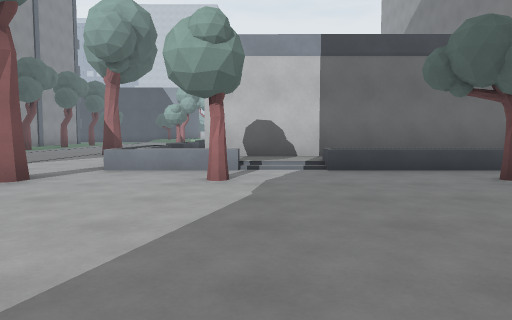
[1] (above)

24 first-person views from a walk through a level from a Godot 3-D game. The camera is 1.2 m above the floor, tilts 4° down and sees 70° across. The floor is counted in squares, 2 m on a side. Each view is taken from the middle of a square. On the plan, view 1 faces up. The plan holds only what a view shows up to about 10 squares ahead; the rest is blank. The place goes on beyond the plan. Characters and animated objects are not drawn. Surface patterns are stand-ins for the level's own textures.

[2]
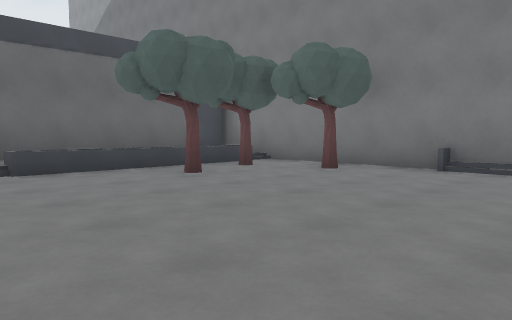

[3]
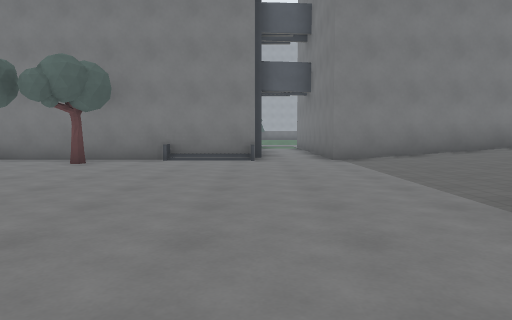

[4]
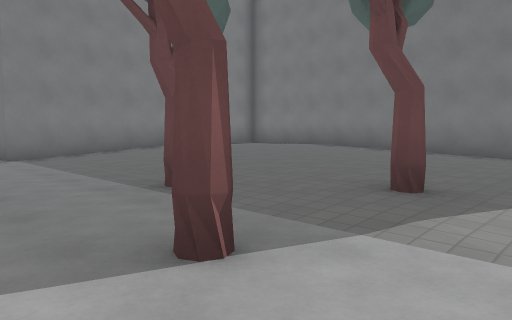

[5]
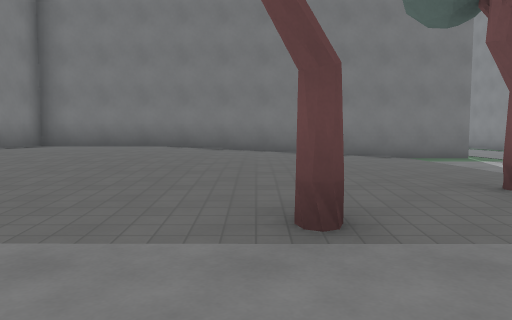

[6]
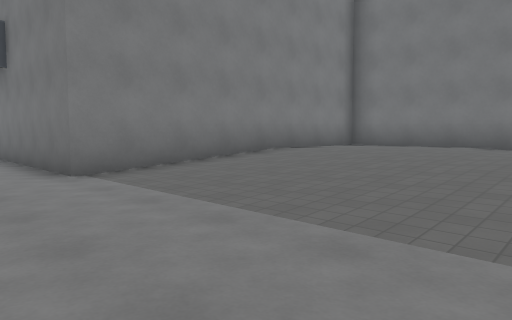

[7]
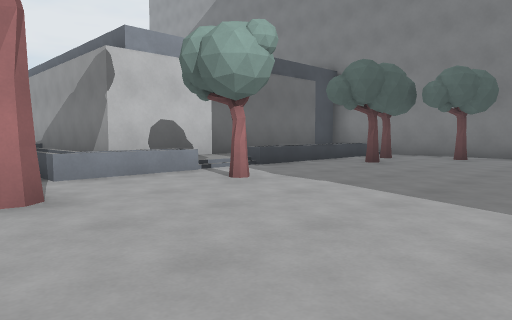

[8]
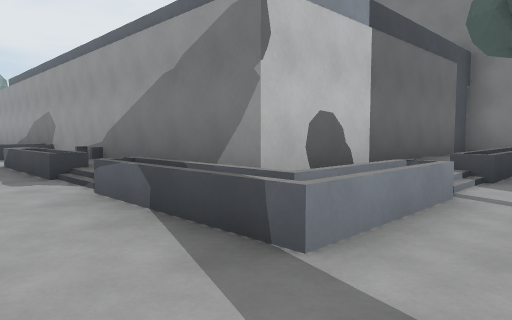

[9]
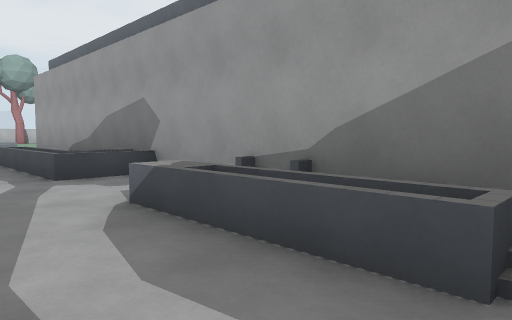

[10]
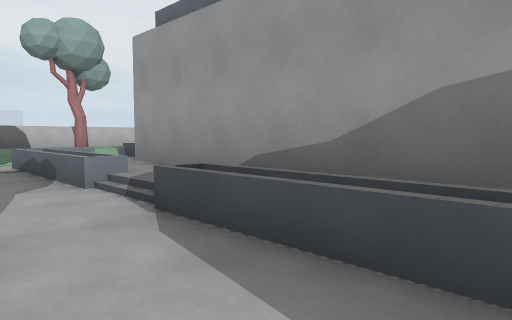

[11]
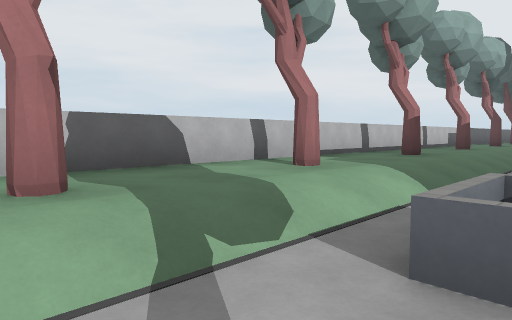

[12]
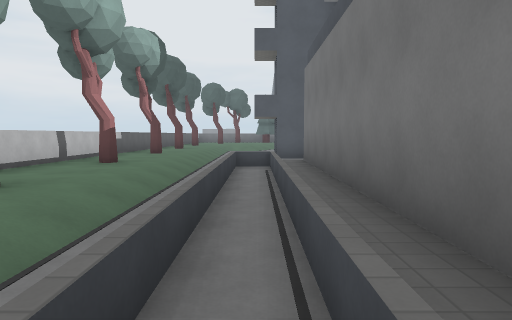

[13]
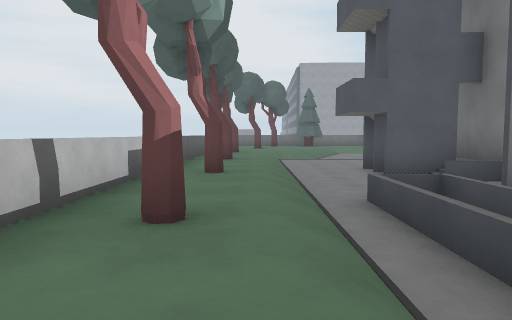

[14]
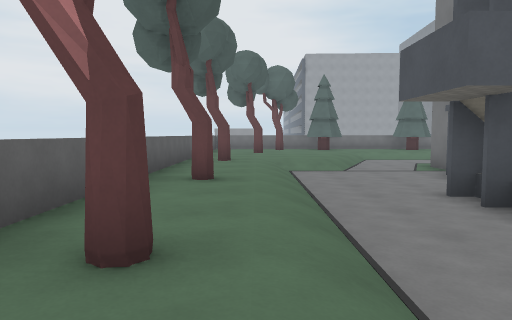

[15]
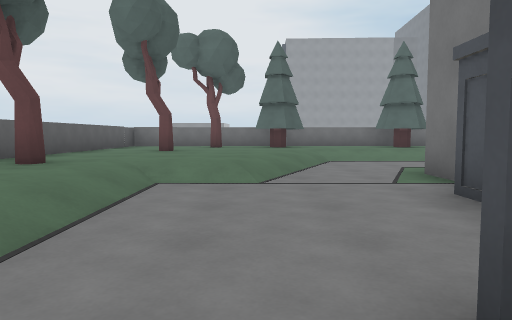

[16]
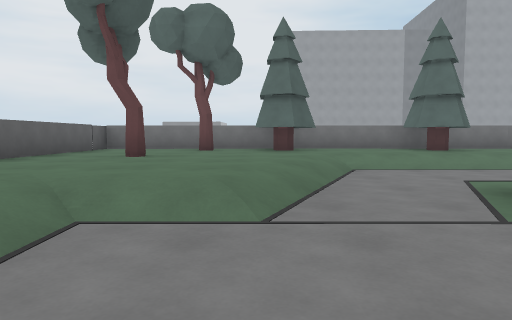

[17]
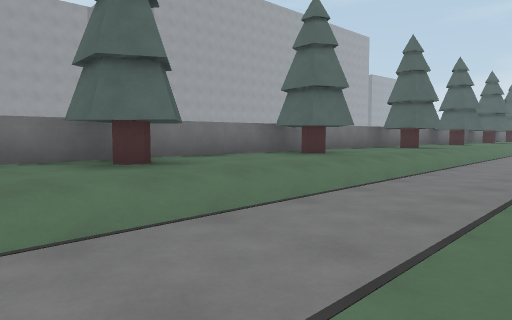

[18]
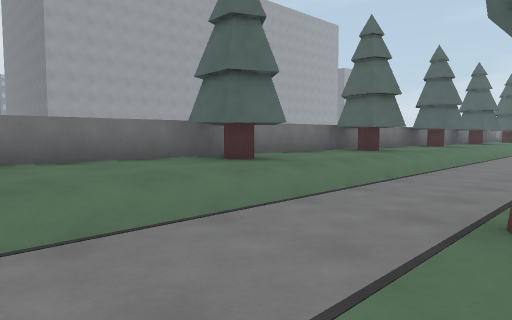

[19]
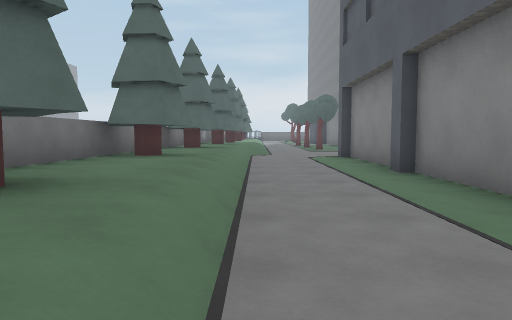

[20]
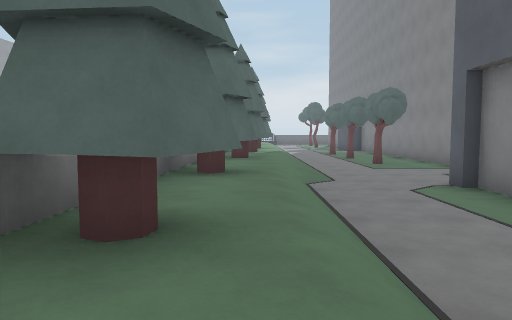

[21]
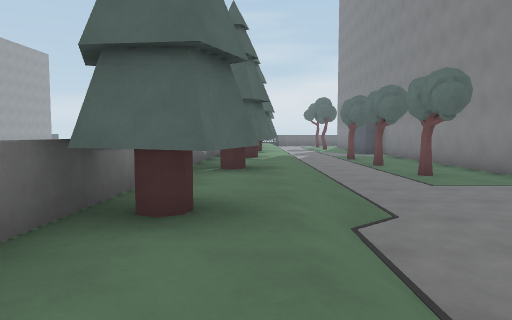

[22]
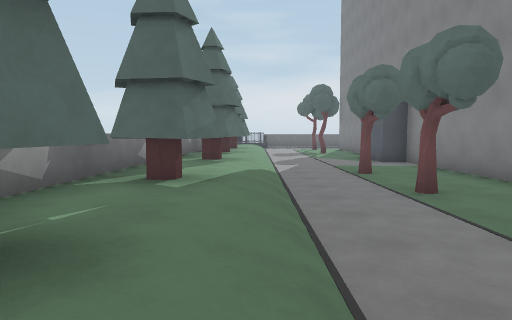

[23]
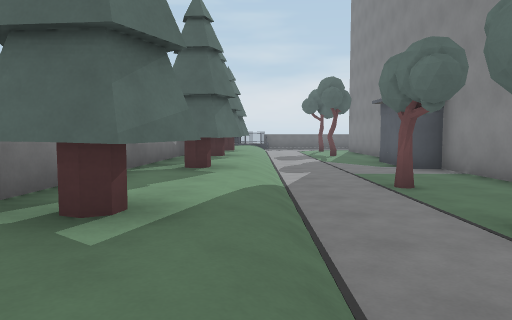

[24]
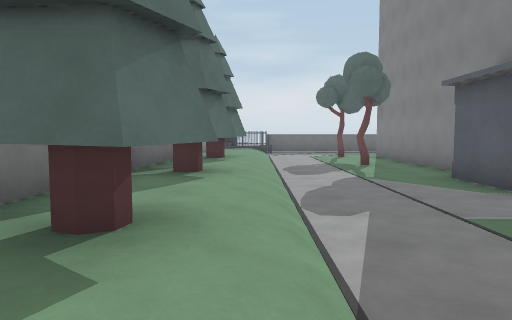

### Floor plan
Key: @ floor where view 1 was taken; # wall or solid block; . main floor; : floor 0.25 m higher than the main floor; + floor 0.5 m higher than the main floor; / step, stairs or slope; = window, fence, low wall or low ledge; ^ raised ledge; v drop or lower ground; T tree; P pine tree.
Columns run from 4 left of view 1 to 22 right of it. Each row starts with its distance up from view 1.
 27  ============#==#==#======v
 26 +++T++T+++T++T++T++T++++++=
 25 +T+++++++++++++++++++++T++=
 24 ..................../++++T#
 23 ..//vvvvvvvv........//+++P#
 22  ./#########   ##.....//+P#
 21  ./#          ##  #.....++=
 20  ./#          #   ###...++#
 19  ./#                 ...+P#
 18  ./#                 ...++#
 17  ./#                  ..++=
 16 ../#                  ..+P#
 15  ..#                 ...+P#
 14  ..#                 ...++=
 13 ..^#                 ...++=
 12 ../#                 T..+P#
 11 T./#                  ..+P#
 10 ../#                  ..++^
  9 ../#                  ..++^
  8 ../#########         ...+P^
  7 ../::::::  #         ...+P#
  6 ..vv//vvvv=#        #...++=
  5 .T.T...T.T.#        #...++=
  4 ..........T#        #...PP#
  3 ...........#        #../+Pv
  2 ...........#        #../++
  1 ...........#        #../++
  0  ...@......##       #../PP
 -1  .T...........      .../++
 -2  ....T.....#####    .../++
 -3  .T:://////#       ..../PP
 -4   T::::////#       ..../P+
 -5  ..:::+++//#      #.T../++
 -6  ..:::+++++#      #..../P+
 -7 ...:::+++++#      #..T./PP
 -8 ...:::+++++#      #..../+=
 -9 ...:::+++++#      #..../+=
-10 ############      #..T./P#
-11                   #..../P#
-12                   #..../+=
-13                   ##.../P#
-14                    #.../P#
-15                    ..../+=
-16                   #..../+#
-17                   #..../P
-18                   #.T../+

Where each view was taken, in squares from view 1:
view 1: 0 up, 0 right, facing up
view 2: 0 up, 0 right, facing up-right
view 3: 0 up, 2 left, facing right
view 4: 0 up, 3 left, facing down-right
view 5: 0 up, 1 right, facing down
view 6: 0 up, 1 right, facing down-right
view 7: 1 up, 4 left, facing up-right
view 8: 5 up, 4 left, facing up-right
view 9: 10 up, 4 left, facing up-right
view 10: 16 up, 4 left, facing up-right
view 11: 23 up, 4 left, facing up-right
view 12: 23 up, 1 left, facing right
view 13: 25 up, 3 right, facing right
view 14: 25 up, 7 right, facing right
view 15: 23 up, 11 right, facing right
view 16: 23 up, 13 right, facing right
view 17: 21 up, 17 right, facing down-right
view 18: 15 up, 17 right, facing down-right
view 19: 10 up, 19 right, facing down
view 20: 6 up, 20 right, facing down
view 21: 3 up, 20 right, facing down
view 22: 2 down, 19 right, facing down
view 23: 4 down, 19 right, facing down
view 24: 8 down, 19 right, facing down
